Frame 1 (no input): blank canvas, image omitted
Frame 60 (no input): blank canvas, image omitted
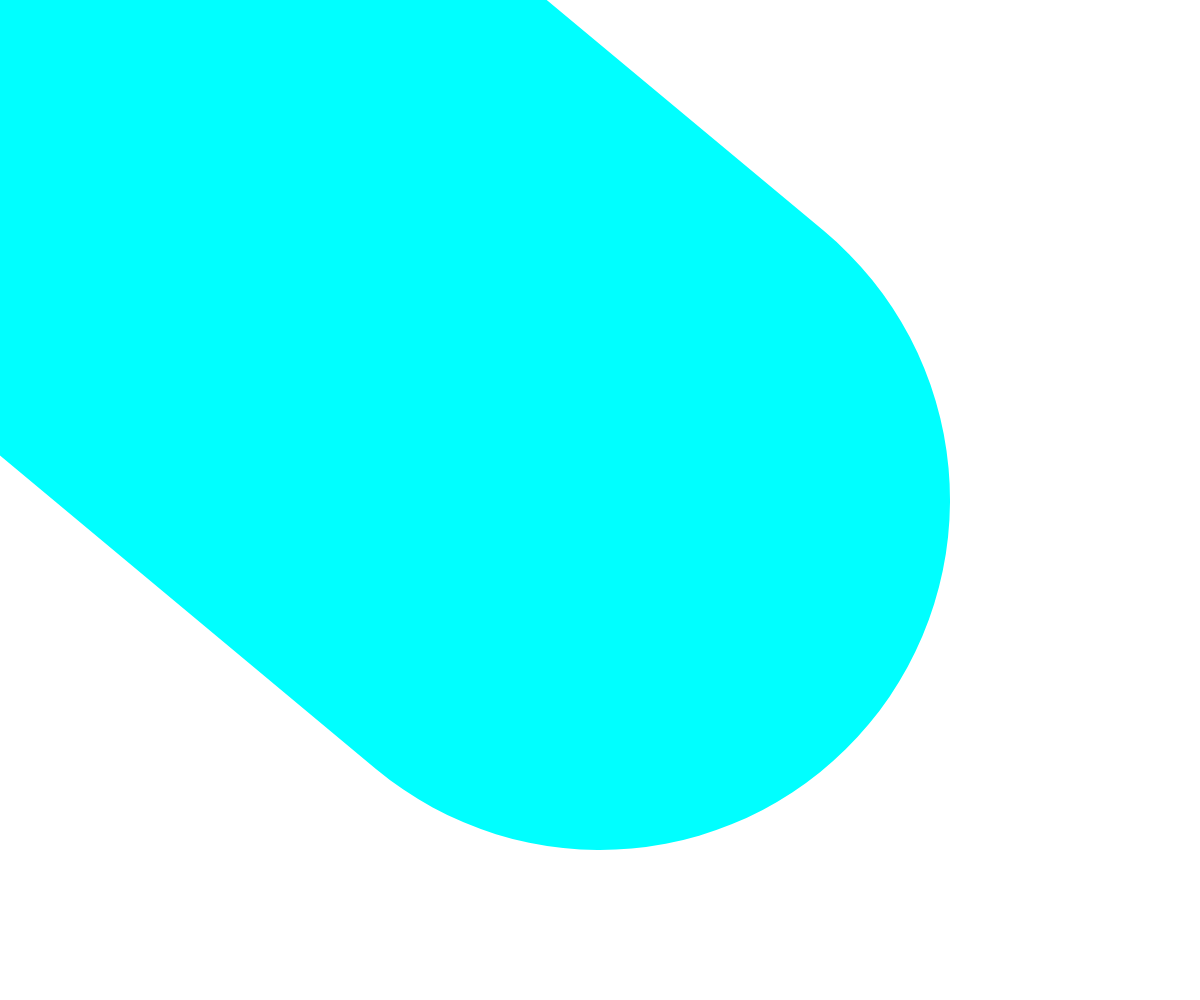
Frame 120 (the mouse pressed at the canvas centre since frame 60)

The p5.js sketch whose frames 1 and 60 were blank and that drew this single picture after the mouse press (run headless with seeded random() and noise() and a simulated clock; from frame 60 on, the mouse is pressed at the canvas centre):

// p5.js sketch
// ── sketch.js


function setup() 
{
  createCanvas (windowWidth, windowHeight);
  colorMode (HSB,360,100,100, 100);
  background (0, 0, 100);

}


function draw() 
{
//background(0);
  stroke (map (mouseX, 0, width, 0, 360), 100, 100);
  strokeWeight (abs(mouseX-pmouseX) + abs(mouseX-mouseY) );

  line(mouseX, mouseY, pmouseX, pmouseY);
}


function windowResized() 
{
  resizeCanvas (windowWidth, windowHeight);
}
function mousePressed()
{
  if (mouseButton === LEFT);
  {
    background (0, 0, 100);
 }

}

function keyPressed()
{
  if (key === 'C'||key === 'c' || keyCode === ENTER);
  {
    background (0, 0, 100);
 }

}
